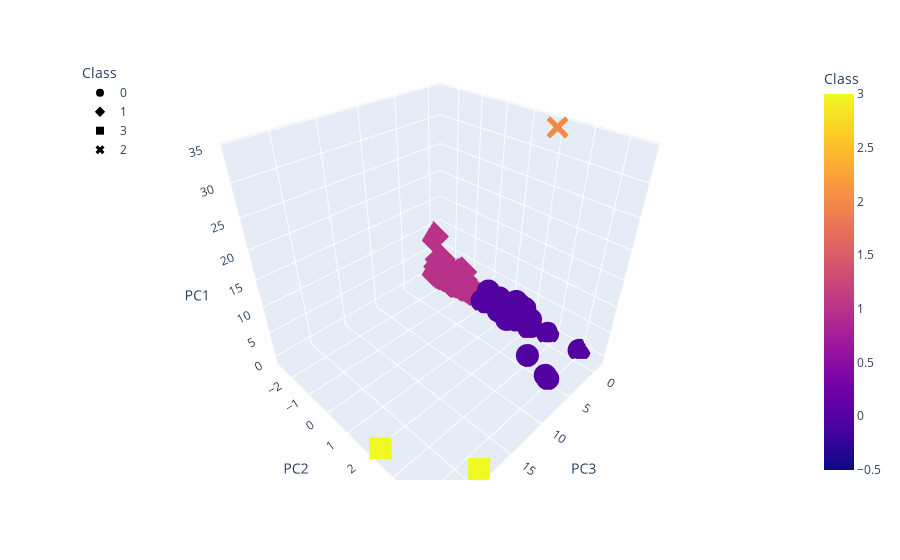

The notebook cell saved with this chart:
### Markdown cell above
### Visualizing Results

#### 3D-Scatter with Clusters

### Code cell
# Create a 3D-Scatter with the PCA data and the clusters
fig = px.scatter_3d(
    clustered_df,
    x="PC3",
    y="PC2",
    z="PC1",
    color="Class",
    symbol="Class",
    width=800,
)
fig.update_layout(legend=dict(x=0, y=1))
fig.show()

### Figure 1 — Plotly figure (JSON) as saved in the notebook; plotly's stock layout.template omitted (floating-point values rounded to 4 significant figures; data arrays with more than 128 entries replaced by an {"elided": "..."} marker saying what was removed)
{"data": [{"hovertemplate": "Class=%{marker.color}<br>PC3=%{x}<br>PC2=%{y}<br>PC1=%{z}<extra></extra>", "legendgroup": "0", "marker": {"color": {"elided": "292 int values"}, "coloraxis": "coloraxis", "symbol": "circle"}, "mode": "markers", "name": "0", "scene": "scene", "showlegend": true, "type": "scatter3d", "x": {"elided": "292 float values"}, "y": {"elided": "292 float values"}, "z": {"elided": "292 float values"}}, {"hovertemplate": "Class=%{marker.color}<br>PC3=%{x}<br>PC2=%{y}<br>PC1=%{z}<extra></extra>", "legendgroup": "1", "marker": {"color": {"elided": "238 int values"}, "coloraxis": "coloraxis", "symbol": "diamond"}, "mode": "markers", "name": "1", "scene": "scene", "showlegend": true, "type": "scatter3d", "x": {"elided": "238 float values"}, "y": {"elided": "238 float values"}, "z": {"elided": "238 float values"}}, {"hovertemplate": "Class=%{marker.color}<br>PC3=%{x}<br>PC2=%{y}<br>PC1=%{z}<extra></extra>", "legendgroup": "3", "marker": {"color": [3, 3], "coloraxis": "coloraxis", "symbol": "square"}, "mode": "markers", "name": "3", "scene": "scene", "showlegend": true, "type": "scatter3d", "x": [23.83, 18.81], "y": [2.219, 4.547], "z": [-0.3932, -0.4288]}, {"hovertemplate": "Class=%{marker.color}<br>PC3=%{x}<br>PC2=%{y}<br>PC1=%{z}<extra></extra>", "legendgroup": "2", "marker": {"color": [2], "coloraxis": "coloraxis", "symbol": "x"}, "mode": "markers", "name": "2", "scene": "scene", "showlegend": true, "type": "scatter3d", "x": [-0.9023], "y": [2.007], "z": [34.07]}], "layout": {"autosize": true, "coloraxis": {"colorbar": {"title": {"text": "Class"}}, "colorscale": [[0, "#0d0887"], [0.1111, "#46039f"], [0.2222, "#7201a8"], [0.3333, "#9c179e"], [0.4444, "#bd3786"], [0.5556, "#d8576b"], [0.6667, "#ed7953"], [0.7778, "#fb9f3a"], [0.8889, "#fdca26"], [1, "#f0f921"]]}, "legend": {"title": {"text": "Class"}, "tracegroupgap": 0, "x": 0, "y": 1}, "margin": {"t": 60}, "scene": {"aspectmode": "auto", "aspectratio": {"x": 1, "y": 1, "z": 1}, "camera": {"center": {"x": 0, "y": 0, "z": 0}, "eye": {"x": 1.108, "y": 1.108, "z": 1.108}, "projection": {"type": "perspective"}, "up": {"x": 0, "y": 0, "z": 1}}, "domain": {"x": [0, 1], "y": [0, 1]}, "xaxis": {"title": {"text": "PC3"}, "type": "linear"}, "yaxis": {"title": {"text": "PC2"}, "type": "linear"}, "zaxis": {"title": {"text": "PC1"}, "type": "linear"}}}}
